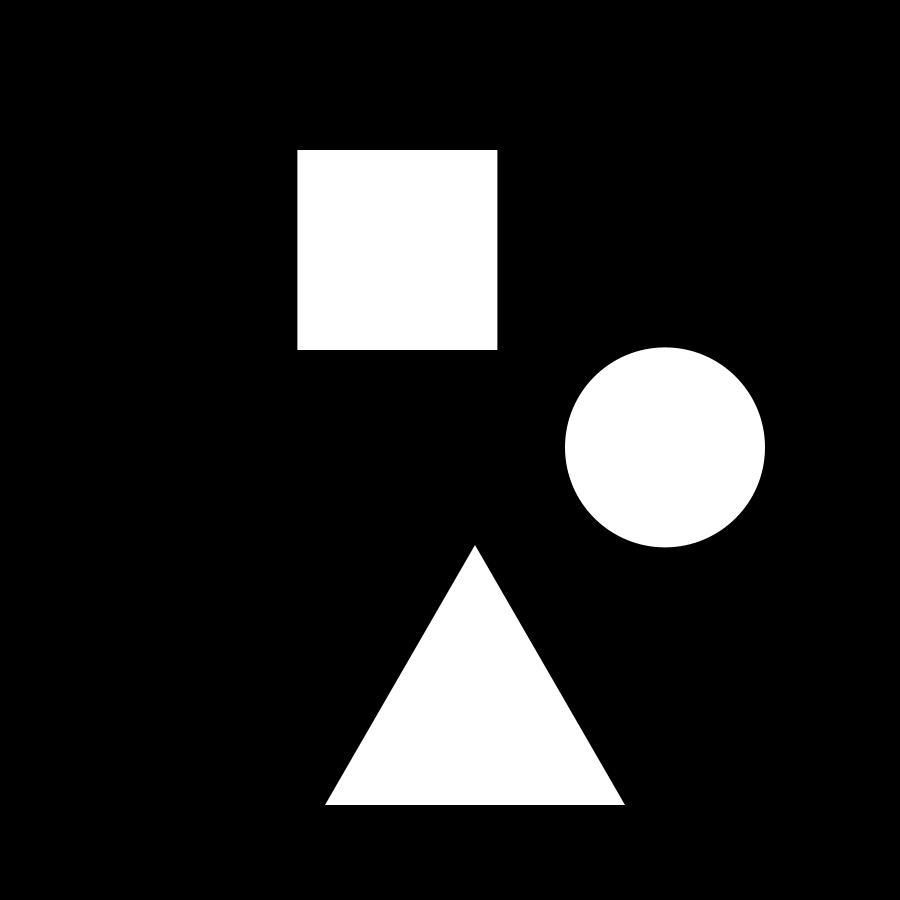
Frame 1 (no input)
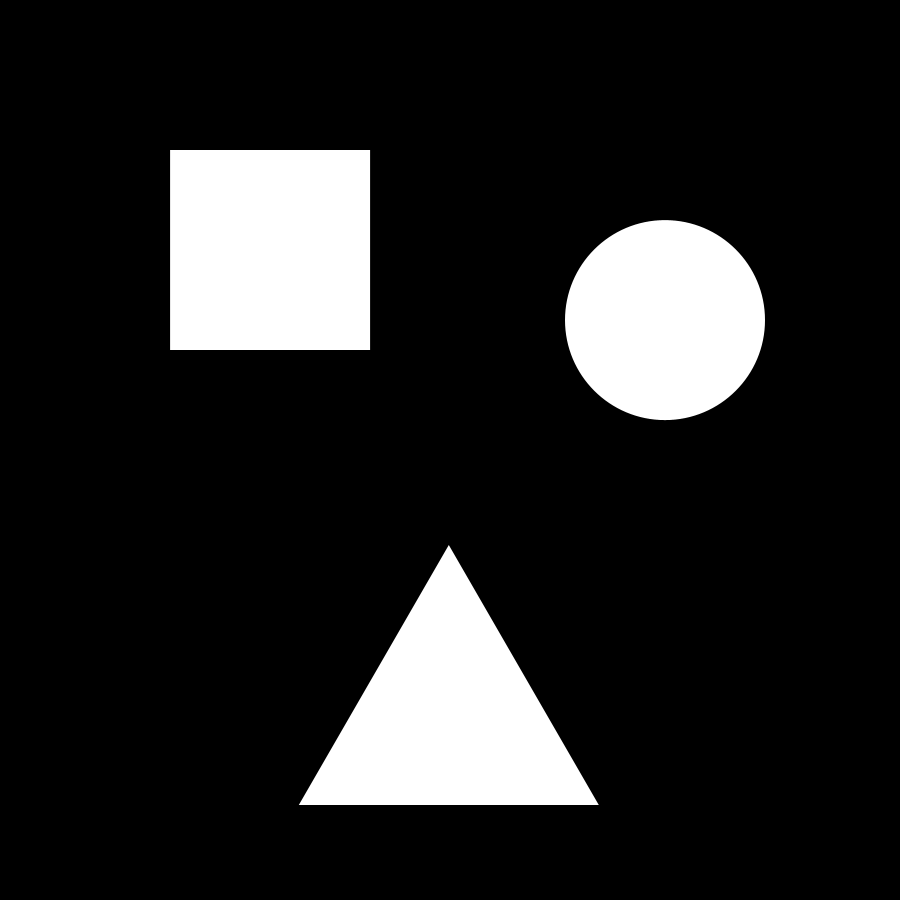
Frame 60 (the mouse pressed at the canvas centre just before this capture)
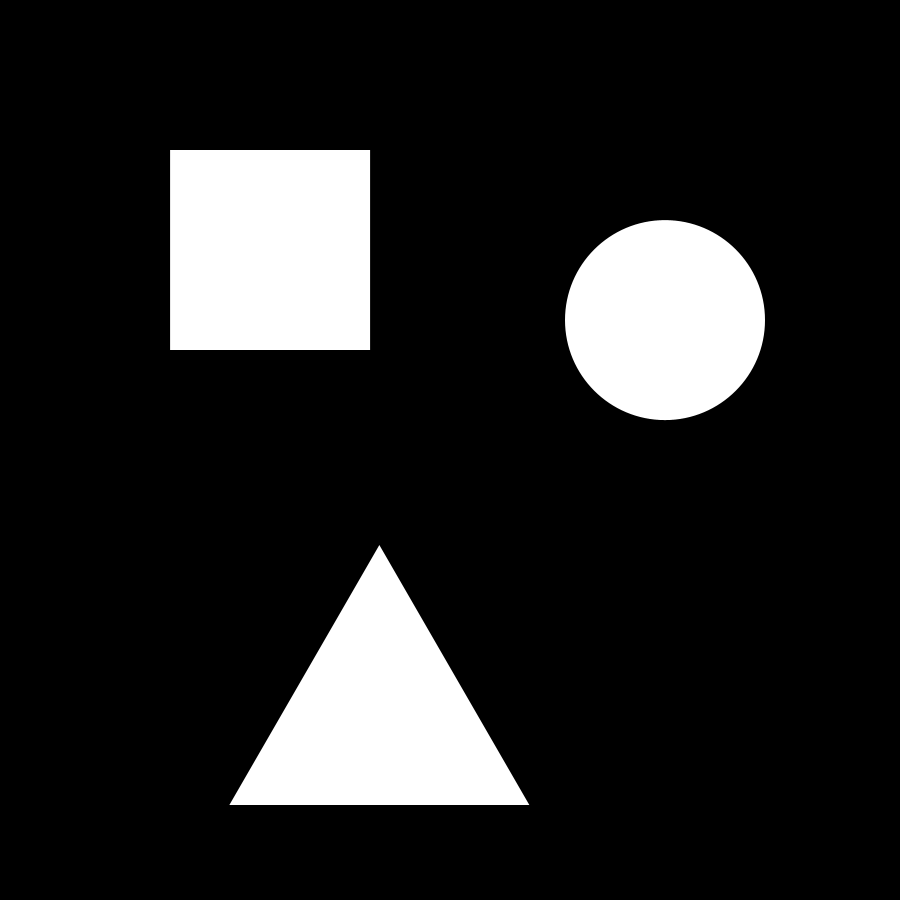
Frame 120 (the mouse held since frame 60 and released just before this capture)

The Processing sketch that drew these frames (run headless with seeded random() and noise(); from frame 60 on, the mouse is pressed at the canvas centre):

// Processing sketch: sketch_200824a
// ── sketch_200824a.pde

void setup() {
 size(900,900);
 
 fill(255);
 noStroke();


}

void draw() {
  float soff = map(sin(radians(frameCount)+PI),-1,1,0,300);
 background(0);
 square(150+soff,150,200);
 
 circle(665,map(sin(radians(frameCount)-PI),-1,1,300,600),200);
 float toff = map(cos(frameCount*0.01),-1,1,-50,250);
 triangle(75+toff,805,225+toff,545,375+toff,805);

}
